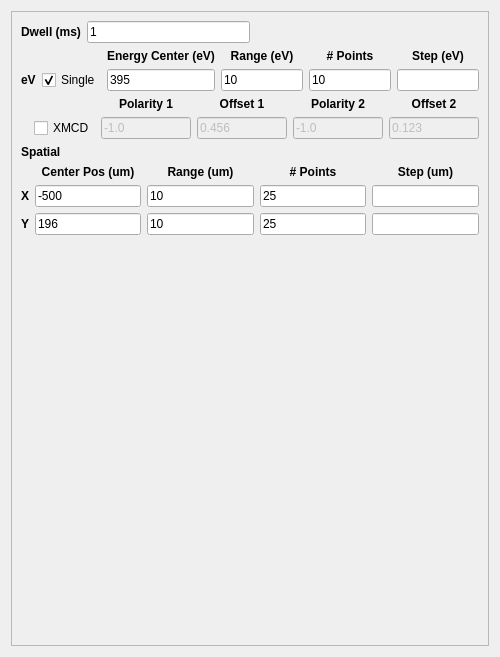
              <widget class="QWidget" name="page_8">
               <property name="geometry">
                <rect>
                 <x>0</x>
                 <y>0</y>
                 <width>500</width>
                 <height>657</height>
                </rect>
               </property>
               <attribute name="label">
                <string>Image Point Scan</string>
               </attribute>
               <layout class="QVBoxLayout" name="verticalLayout_18">
                <item>
                 <widget class="QFrame" name="frame_9">
                  <property name="maximumSize">
                   <size>
                    <width>500</width>
                    <height>16777215</height>
                   </size>
                  </property>
                  <property name="frameShape">
                   <enum>QFrame::StyledPanel</enum>
                  </property>
                  <property name="frameShadow">
                   <enum>QFrame::Raised</enum>
                  </property>
                  <layout class="QVBoxLayout" name="verticalLayout_21">
                   <item>
                    <layout class="QHBoxLayout" name="horizontalLayout_24">
                     <item>
                      <layout class="QHBoxLayout" name="horizontalLayout_12">
                       <item>
                        <widget class="QLabel" name="label_49">
                         <property name="font">
                          <font>
                           <weight>75</weight>
                           <bold>true</bold>
                          </font>
                         </property>
                         <property name="text">
                          <string>Dwell (ms)</string>
                         </property>
                         <property name="alignment">
                          <set>Qt::AlignCenter</set>
                         </property>
                        </widget>
                       </item>
                       <item>
                        <widget class="QLineEdit" name="dwellFld_7">
                         <property name="text">
                          <string>1</string>
                         </property>
                        </widget>
                       </item>
                      </layout>
                     </item>
                     <item>
                      <layout class="QHBoxLayout" name="horizontalLayout_25">
                       <item>
                        <spacer name="horizontalSpacer_11">
                         <property name="orientation">
                          <enum>Qt::Horizontal</enum>
                         </property>
                         <property name="sizeHint" stdset="0">
                          <size>
                           <width>40</width>
                           <height>20</height>
                          </size>
                         </property>
                        </spacer>
                       </item>
                      </layout>
                     </item>
                    </layout>
                   </item>
                   <item>
                    <layout class="QGridLayout" name="gridLayout_11">
                     <item row="0" column="2">
                      <widget class="QLabel" name="label_65">
                       <property name="font">
                        <font>
                         <weight>75</weight>
                         <bold>true</bold>
                        </font>
                       </property>
                       <property name="text">
                        <string>Energy Center (eV)</string>
                       </property>
                       <property name="alignment">
                        <set>Qt::AlignCenter</set>
                       </property>
                      </widget>
                     </item>
                     <item row="0" column="3">
                      <widget class="QLabel" name="label_66">
                       <property name="font">
                        <font>
                         <weight>75</weight>
                         <bold>true</bold>
                        </font>
                       </property>
                       <property name="text">
                        <string>Range (eV)</string>
                       </property>
                       <property name="alignment">
                        <set>Qt::AlignCenter</set>
                       </property>
                      </widget>
                     </item>
                     <item row="0" column="4">
                      <widget class="QLabel" name="label_74">
                       <property name="font">
                        <font>
                         <weight>75</weight>
                         <bold>true</bold>
                        </font>
                       </property>
                       <property name="text">
                        <string># Points</string>
                       </property>
                       <property name="alignment">
                        <set>Qt::AlignCenter</set>
                       </property>
                      </widget>
                     </item>
                     <item row="0" column="5">
                      <widget class="QLabel" name="label_75">
                       <property name="font">
                        <font>
                         <weight>75</weight>
                         <bold>true</bold>
                        </font>
                       </property>
                       <property name="text">
                        <string>Step (eV)</string>
                       </property>
                       <property name="alignment">
                        <set>Qt::AlignCenter</set>
                       </property>
                      </widget>
                     </item>
                     <item row="1" column="0">
                      <widget class="QLabel" name="label_76">
                       <property name="font">
                        <font>
                         <weight>75</weight>
                         <bold>true</bold>
                        </font>
                       </property>
                       <property name="text">
                        <string>eV</string>
                       </property>
                      </widget>
                     </item>
                     <item row="1" column="2">
                      <widget class="QLineEdit" name="centerEVFld_7">
                       <property name="text">
                        <string>395</string>
                       </property>
                      </widget>
                     </item>
                     <item row="1" column="4">
                      <widget class="QLineEdit" name="npointsEVFld_7">
                       <property name="text">
                        <string>10</string>
                       </property>
                      </widget>
                     </item>
                     <item row="1" column="5">
                      <widget class="QLineEdit" name="stepEVFld_7"/>
                     </item>
                     <item row="1" column="3">
                      <widget class="QLineEdit" name="rangeEVFld_7">
                       <property name="text">
                        <string>10</string>
                       </property>
                      </widget>
                     </item>
                     <item row="1" column="1">
                      <widget class="QCheckBox" name="singleEVChkBx_7">
                       <property name="enabled">
                        <bool>true</bool>
                       </property>
                       <property name="sizePolicy">
                        <sizepolicy hsizetype="Minimum" vsizetype="Fixed">
                         <horstretch>1</horstretch>
                         <verstretch>0</verstretch>
                        </sizepolicy>
                       </property>
                       <property name="text">
                        <string>Single</string>
                       </property>
                       <property name="checked">
                        <bool>true</bool>
                       </property>
                      </widget>
                     </item>
                    </layout>
                   </item>
                   <item>
                    <layout class="QGridLayout" name="gridLayout_14">
                     <item row="0" column="2">
                      <widget class="QLabel" name="label_88">
                       <property name="font">
                        <font>
                         <weight>75</weight>
                         <bold>true</bold>
                        </font>
                       </property>
                       <property name="text">
                        <string>Polarity 1</string>
                       </property>
                       <property name="alignment">
                        <set>Qt::AlignCenter</set>
                       </property>
                      </widget>
                     </item>
                     <item row="0" column="3">
                      <widget class="QLabel" name="label_89">
                       <property name="font">
                        <font>
                         <weight>75</weight>
                         <bold>true</bold>
                        </font>
                       </property>
                       <property name="text">
                        <string>Offset 1</string>
                       </property>
                       <property name="alignment">
                        <set>Qt::AlignCenter</set>
                       </property>
                      </widget>
                     </item>
                     <item row="0" column="4">
                      <widget class="QLabel" name="label_90">
                       <property name="font">
                        <font>
                         <weight>75</weight>
                         <bold>true</bold>
                        </font>
                       </property>
                       <property name="text">
                        <string>Polarity 2</string>
                       </property>
                       <property name="alignment">
                        <set>Qt::AlignCenter</set>
                       </property>
                      </widget>
                     </item>
                     <item row="0" column="5">
                      <widget class="QLabel" name="label_91">
                       <property name="font">
                        <font>
                         <weight>75</weight>
                         <bold>true</bold>
                        </font>
                       </property>
                       <property name="text">
                        <string>Offset 2</string>
                       </property>
                       <property name="alignment">
                        <set>Qt::AlignCenter</set>
                       </property>
                      </widget>
                     </item>
                     <item row="1" column="0">
                      <widget class="QLabel" name="label_92">
                       <property name="font">
                        <font>
                         <weight>75</weight>
                         <bold>true</bold>
                        </font>
                       </property>
                       <property name="text">
                        <string/>
                       </property>
                      </widget>
                     </item>
                     <item row="1" column="2">
                      <widget class="QLineEdit" name="polarity1Fld_7">
                       <property name="enabled">
                        <bool>false</bool>
                       </property>
                       <property name="text">
                        <string>-1.0</string>
                       </property>
                      </widget>
                     </item>
                     <item row="1" column="4">
                      <widget class="QLineEdit" name="polarity2Fld_7">
                       <property name="enabled">
                        <bool>false</bool>
                       </property>
                       <property name="text">
                        <string>-1.0</string>
                       </property>
                      </widget>
                     </item>
                     <item row="1" column="5">
                      <widget class="QLineEdit" name="offset2Fld_7">
                       <property name="enabled">
                        <bool>false</bool>
                       </property>
                       <property name="text">
                        <string>0.123</string>
                       </property>
                      </widget>
                     </item>
                     <item row="1" column="3">
                      <widget class="QLineEdit" name="offset1Fld_7">
                       <property name="enabled">
                        <bool>false</bool>
                       </property>
                       <property name="text">
                        <string>0.456</string>
                       </property>
                      </widget>
                     </item>
                     <item row="1" column="1">
                      <widget class="QCheckBox" name="xmcdChkBx_7">
                       <property name="enabled">
                        <bool>true</bool>
                       </property>
                       <property name="sizePolicy">
                        <sizepolicy hsizetype="Minimum" vsizetype="Fixed">
                         <horstretch>1</horstretch>
                         <verstretch>0</verstretch>
                        </sizepolicy>
                       </property>
                       <property name="text">
                        <string>XMCD</string>
                       </property>
                       <property name="checked">
                        <bool>false</bool>
                       </property>
                      </widget>
                     </item>
                    </layout>
                   </item>
                   <item>
                    <widget class="QLabel" name="label_77">
                     <property name="font">
                      <font>
                       <weight>75</weight>
                       <bold>true</bold>
                      </font>
                     </property>
                     <property name="text">
                      <string>Spatial</string>
                     </property>
                    </widget>
                   </item>
                   <item>
                    <layout class="QGridLayout" name="gridLayout_12">
                     <item row="0" column="1">
                      <widget class="QLabel" name="label_78">
                       <property name="font">
                        <font>
                         <weight>75</weight>
                         <bold>true</bold>
                        </font>
                       </property>
                       <property name="text">
                        <string>Center Pos (um)</string>
                       </property>
                       <property name="alignment">
                        <set>Qt::AlignCenter</set>
                       </property>
                      </widget>
                     </item>
                     <item row="0" column="2">
                      <widget class="QLabel" name="label_79">
                       <property name="font">
                        <font>
                         <weight>75</weight>
                         <bold>true</bold>
                        </font>
                       </property>
                       <property name="text">
                        <string>Range (um)</string>
                       </property>
                       <property name="alignment">
                        <set>Qt::AlignCenter</set>
                       </property>
                      </widget>
                     </item>
                     <item row="0" column="3">
                      <widget class="QLabel" name="label_80">
                       <property name="font">
                        <font>
                         <weight>75</weight>
                         <bold>true</bold>
                        </font>
                       </property>
                       <property name="text">
                        <string># Points</string>
                       </property>
                       <property name="alignment">
                        <set>Qt::AlignCenter</set>
                       </property>
                      </widget>
                     </item>
                     <item row="0" column="4">
                      <widget class="QLabel" name="label_81">
                       <property name="font">
                        <font>
                         <weight>75</weight>
                         <bold>true</bold>
                        </font>
                       </property>
                       <property name="text">
                        <string>Step (um)</string>
                       </property>
                       <property name="alignment">
                        <set>Qt::AlignCenter</set>
                       </property>
                      </widget>
                     </item>
                     <item row="1" column="0">
                      <widget class="QLabel" name="label_82">
                       <property name="font">
                        <font>
                         <weight>75</weight>
                         <bold>true</bold>
                        </font>
                       </property>
                       <property name="text">
                        <string>X</string>
                       </property>
                      </widget>
                     </item>
                     <item row="1" column="1">
                      <widget class="QLineEdit" name="centerXFld_7">
                       <property name="text">
                        <string>-500</string>
                       </property>
                      </widget>
                     </item>
                     <item row="1" column="3">
                      <widget class="QLineEdit" name="npointsXFld_7">
                       <property name="text">
                        <string>25</string>
                       </property>
                      </widget>
                     </item>
                     <item row="1" column="4">
                      <widget class="QLineEdit" name="stepXFld_7"/>
                     </item>
                     <item row="2" column="0">
                      <widget class="QLabel" name="label_83">
                       <property name="font">
                        <font>
                         <weight>75</weight>
                         <bold>true</bold>
                        </font>
                       </property>
                       <property name="text">
                        <string>Y</string>
                       </property>
                      </widget>
                     </item>
                     <item row="2" column="2">
                      <widget class="QLineEdit" name="rangeYFld_7">
                       <property name="text">
                        <string>10</string>
                       </property>
                      </widget>
                     </item>
                     <item row="2" column="3">
                      <widget class="QLineEdit" name="npointsYFld_7">
                       <property name="text">
                        <string>25</string>
                       </property>
                      </widget>
                     </item>
                     <item row="2" column="4">
                      <widget class="QLineEdit" name="stepYFld_7"/>
                     </item>
                     <item row="1" column="2">
                      <widget class="QLineEdit" name="rangeXFld_7">
                       <property name="text">
                        <string>10</string>
                       </property>
                      </widget>
                     </item>
                     <item row="2" column="1">
                      <widget class="QLineEdit" name="centerYFld_7">
                       <property name="text">
                        <string>196</string>
                       </property>
                      </widget>
                     </item>
                    </layout>
                   </item>
                   <item>
                    <spacer name="verticalSpacer_7">
                     <property name="orientation">
                      <enum>Qt::Vertical</enum>
                     </property>
                     <property name="sizeHint" stdset="0">
                      <size>
                       <width>20</width>
                       <height>40</height>
                      </size>
                     </property>
                    </spacer>
                   </item>
                  </layout>
                 </widget>
                </item>
               </layout>
              </widget>
